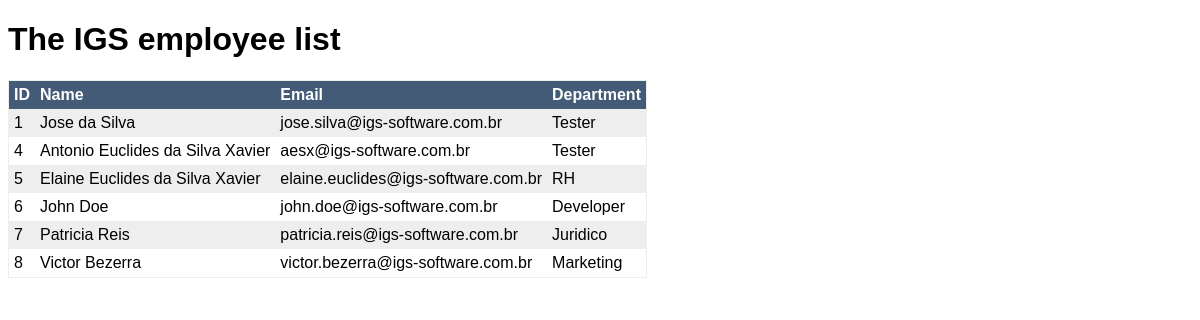
The page / on the database its author committed.
### employee/models.py (models this page shows)
class Employee(models.Model):
    name        = models.CharField(max_length=1000)
    email       = models.EmailField(max_length=254)
    department  = models.ForeignKey(Department, related_name = 'department_name', on_delete=models.CASCADE)
    def get_department_name(self):
        return self.department.name

### department/models.py (models this page shows)
class Department(models.Model):
    name        = models.CharField(max_length=60)

### employee/views.py (the view)
# urls.py: path('', EmployeeListView.as_view(), name='employee-list-view'),
class EmployeeListView(View):
    template_name = "employee_list.html"
    queryset = Employee.objects.all()
    def get_queryset(self):
        return self.queryset
    def get(self, request, *args, **kwargs):
        context = {'employee_list': self.get_queryset()}
        return render(request, self.template_name, context)

### employee/templates/employee_list.html
{% extends 'base.html' %}
{% block content %}
<h1>The IGS employee list</h1>
<table class="employee_list">
    <thead>
        <th>ID</th>
        <th>Name</th>
        <th>Email</th>
        <th>Department</th>
    </thead>
{% for employee in employee_list %}
    <tr>
        <td>{{ employee.id }}</td>
        <td>{{ employee.name }}</td>
        <td>{{ employee.email }}</td>
        <td>{{ employee.get_department_name }}</td>
    </tr>
{% endfor %}
</table>
{% endblock %}

### templates/base.html (shortened to what this page needs)
{% load static %}
<!doctype html>
<html>
    <head>
        <link rel="stylesheet" type="text/css" media="all" href="{% static 'base.css' %}">
    </head>
    <body>
        {% block content %}{% endblock %}
    </body>
</html>

### employee/static/base.css (style rules this page uses)
H1, TD, TH { font-family: Arial, Helvetica, sans-serif }
.employee_list { border-collapse: collapse; border: 1px solid #EEE; border-radius: 5px; }
.employee_list TH { text-align: left; color: #FFF; background-color: rgb(67, 91, 119) }
.employee_list TD, .employee_list TH { margin: 0px; padding: 5px; }
.employee_list > TBODY > TR:nth-child(odd) > TD { background-color: #EEE; }

### rows shown on the page
Employee: id "1", name "Jose da Silva", email "jose.silva@igs-software.com.br", get_department_name "Tester"
Employee: id "4", name "Antonio Euclides da Silva Xavier", email "aesx@igs-software.com.br", get_department_name "Tester"
Employee: id "5", name "Elaine Euclides da Silva Xavier", email "elaine.euclides@igs-software.com.br", get_department_name "RH"
Employee: id "6", name "John Doe", email "john.doe@igs-software.com.br", get_department_name "Developer"
Employee: id "7", name "Patricia Reis", email "patricia.reis@igs-software.com.br", get_department_name "Juridico"
Employee: id "8", name "Victor Bezerra", email "victor.bezerra@igs-software.com.br", get_department_name "Marketing"
